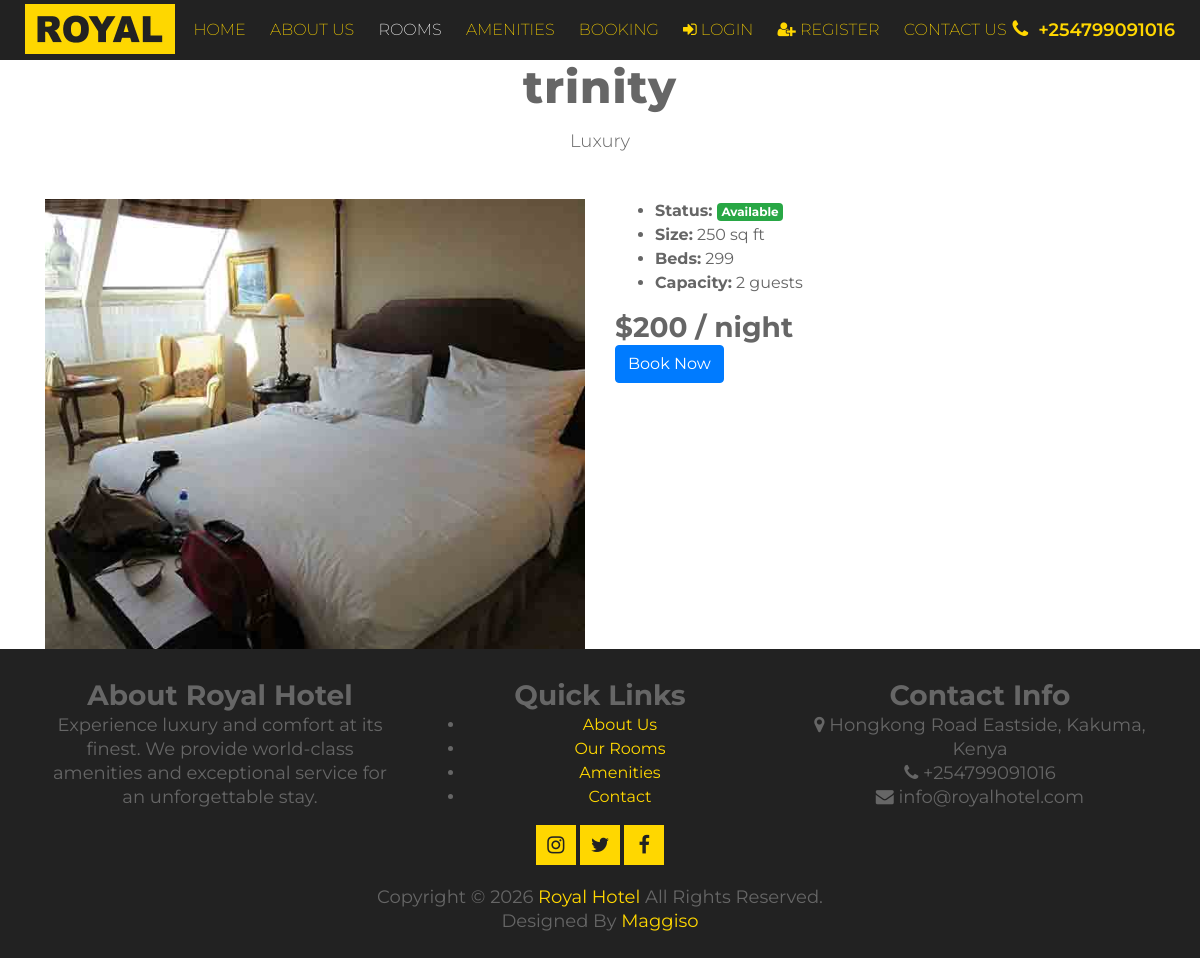
The page /room/1/ on the database its author committed.
### booking/models.py (models this page shows, shortened)
class Room(models.Model):
    ROOM_CATEGORIES = (
        ('STD', 'Standard'),
        ('PRE', 'Premium'),
        ('SLV', 'Silver'),
        ('DLX', 'Deluxe'),
        ('EXE', 'Executive'),
    )
    title = models.CharField(max_length=100)
    category = models.CharField(max_length=3, choices=ROOM_CATEGORIES)
    description = models.TextField()
    price = models.DecimalField(max_digits=10, decimal_places=2)
    size = models.IntegerField(help_text="Size in sq ft")
    beds = models.CharField(max_length=50, help_text="e.g. 2 Single(s)")
    image = models.ImageField(upload_to='room/', blank=True, null=True)
    available = models.BooleanField(default=True)
    capacity = models.IntegerField(default=2, help_text="Max guests")

### booking/views.py (the view)
# urls.py: path('room/<int:room_id>/', views.room_detail, name='room_detail'),
def room_detail(request, room_id):
    _mark_completed_bookings()
    if not _booking_tables_ready():
        messages.error(request, "Database is initializing. Please try again shortly.")
        return redirect('room_list')
    room = get_object_or_404(_with_booking_status(Room.objects.all()), id=room_id)
    return render(request, 'room_detail.html', {'room': room})

### booking/views.py (called while the page is built)
def _booking_tables_ready():
    required_tables = {Room._meta.db_table, Booking._meta.db_table}
    try:
        existing_tables = set(connection.introspection.table_names())
    except (ProgrammingError, OperationalError):
        return False
    return required_tables.issubset(existing_tables)

def _with_booking_status(queryset):
    if not _booking_tables_ready():
        return queryset.none()
    today = datetime.now().date()
    confirmed_bookings = Booking.objects.filter(
        room=OuterRef('pk'),
        status='CONFIRMED',
        check_out__gt=today,
    )
    return queryset.annotate(is_booked=Exists(confirmed_bookings))

def _mark_completed_bookings():
    today = datetime.now().date()
    try:
        Booking.objects.filter(
            status='CONFIRMED',
            check_out__lte=today,
        ).update(status='COMPLETED')
    except (ProgrammingError, OperationalError):
        return

### templates/room_detail.html
{% extends 'base.html' %}
{% block content %}
<div class="container">
    <div class="section-header">
        <h2>{{ room.title }}</h2>
        <p>{{ room.description }}</p>
    </div>
    <div class="row">
        <div class="col-md-6">
            {% if room.image %}
                <img src="{{ room.image.url }}" class="img-fluid" alt="{{ room.title }}">
            {% endif %}
        </div>
        <div class="col-md-6">
            <ul class="room-size">
                <li>
                    <strong>Status:</strong>
                    {% if room.is_booked %}
                        <span class="badge badge-danger">Booked</span>
                    {% else %}
                        <span class="badge badge-success">Available</span>
                    {% endif %}
                </li>
                <li><strong>Size:</strong> {{ room.size }} sq ft</li>
                <li><strong>Beds:</strong> {{ room.beds }}</li>
                <li><strong>Capacity:</strong> {{ room.capacity }} guests</li>
            </ul>
            <h3>${{ room.price|floatformat:0 }} / night</h3>
            <a class="btn btn-primary" href="{% url 'booking' %}">Book Now</a>
        </div>
    </div>
</div>
{% endblock %}

### static/css/hover-style.css (style rules this page uses)
body { background-color:#f1f1f2 }

### static/css/style.css (style rules this page uses)
* { box-sizing: border-box; }
body { color: #666; font-family: 'Montserrat', sans-serif; font-weight: 400; background: #ffffff; }
a { color: #222222; transition: 0.5s; }
p { color: #666; font-size: 14px; line-height: 24px; padding: 0; margin: 0 0 15px 0; }
h1, h2, h3, h4, h5, h6 { margin: 0; padding: 0; color: #666; font-weight: 700; }
.section-header { position: relative; max-width: 700px; margin: 0 auto; text-align: center; margin-bottom: 45px; }
.section-header h2 { font-size: 45px; font-weight: 800; letter-spacing: 1px; margin-bottom: 15px; }
.section-header p { margin: 0; font-size: 18px; font-weight: 300; line-height: 25px; }

### rows shown on the page
Room: title "trinity", description "Luxury", image (picture), size "250", beds "299", capacity "2", price "200"
